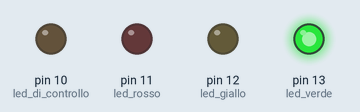
A sketch run on a simulated Arduino Uno, built with avr-gcc and run on an emulated ATmega328P. Shown: output pins drawn as LEDs (lit = HIGH).

Above: at 0.1 s.
At 10.1 s:
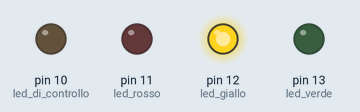
At 18.1 s:
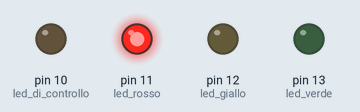
At 25.1 s:
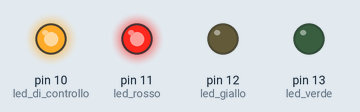
At 31.1 s:
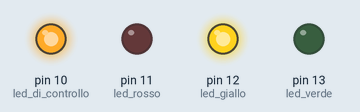
At 35.1 s:
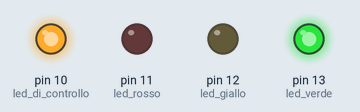
Timing chart, 0 to 40.0 s (numbered marks = the images above):
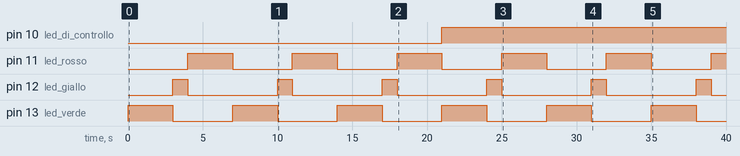

The sketch:

Semaforo.ino
```cpp
/*
Giorgio Asganafer
23/5/12

Semaforo a 3 LED
 */

void setup() {
  // initialize the digital pin as an output.
  // Pin 13 has an LED connected on most Arduino boards:
  pinMode(13, OUTPUT);    //led verde
  pinMode(12, OUTPUT);    //led giallo
  pinMode(11, OUTPUT);    //led rosso

  pinMode(10,OUTPUT);  //led di controllo
}

int conta=0;

void loop() {
  conta++;
  digitalWrite(13, HIGH);
  delay(3000);
  digitalWrite(13, LOW);
  digitalWrite(12, HIGH);
  delay(1000);
  digitalWrite(12, LOW);
  digitalWrite(11,HIGH);
  delay(3000);
  digitalWrite(11,LOW);

  //arrivato a 3 si illumina il LED
  if(conta==3){
    digitalWrite(10, HIGH);
  }
}
```

Measured:
- by itself, pin 10 (led_di_controllo): LOW → HIGH at 21.0 s
- by itself, pin 11 (led_rosso), pin 13 (led_verde): alternates HIGH for 3.0 s and LOW for 4.0 s
- by itself, pin 12 (led_giallo): alternates HIGH for 1.0 s and LOW for 6.0 s
